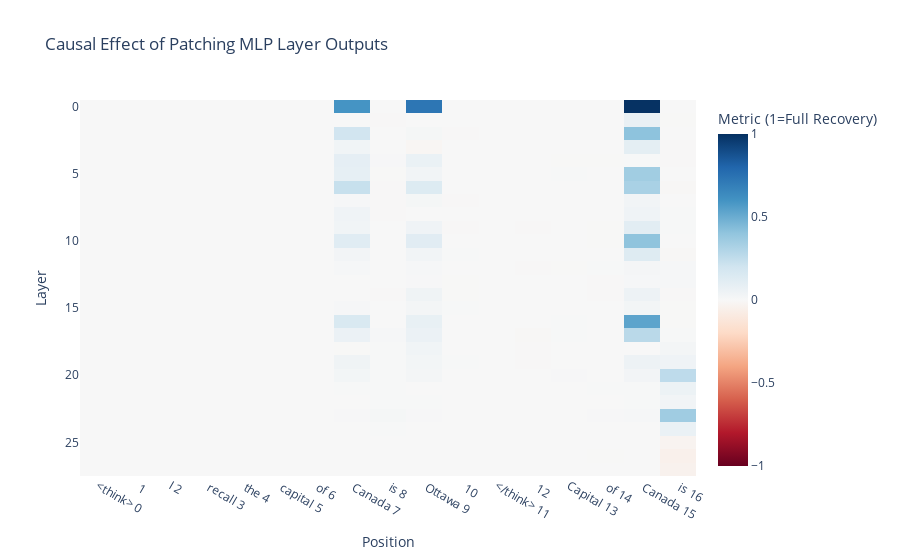

Source (notebook cell):
### Code cell
str_tokens = model.to_str_tokens(clean_tokens)
plot_labels = [f"{tok} {i}" for i, tok in enumerate(str_tokens)]

px.imshow(
    utils.to_numpy(patching_results_by_mlp.to(torch.float32)), # Cast for numpy/plotly
    title="Causal Effect of Patching MLP Layer Outputs",
    labels={"x": "Position", "y": "Layer", "color": "Metric (1=Full Recovery)"},
    x=plot_labels,
    color_continuous_scale="RdBu",
    color_continuous_midpoint=0.0,
    zmin=-1, zmax=1
).show()

### Figure 1 — Plotly figure (JSON) as saved in the notebook; plotly's stock layout.template omitted (floating-point values rounded to 4 significant figures; data arrays with more than 128 entries replaced by an {"elided": "..."} marker saying what was removed)
{"data": [{"coloraxis": "coloraxis", "hovertemplate": "Position: %{x}<br>Layer: %{y}<br>Metric (1=Full Recovery): %{z}<extra></extra>", "name": "0", "type": "heatmap", "x": ["<think> 0", "\n 1", "I 2", " recall 3", " the 4", " capital 5", " of 6", " Canada 7", " is 8", " Ottawa 9", "\n 10", "</think> 11", "\n 12", "Capital 13", " of 14", " Canada 15", " is 16"], "xaxis": "x", "yaxis": "y", "z": {"elided": "28x17 float values"}}], "layout": {"coloraxis": {"cmax": 1, "cmid": 0, "cmin": -1, "colorbar": {"title": {"text": "Metric (1=Full Recovery)"}}, "colorscale": [[0, "rgb(103,0,31)"], [0.1, "rgb(178,24,43)"], [0.2, "rgb(214,96,77)"], [0.3, "rgb(244,165,130)"], [0.4, "rgb(253,219,199)"], [0.5, "rgb(247,247,247)"], [0.6, "rgb(209,229,240)"], [0.7, "rgb(146,197,222)"], [0.8, "rgb(67,147,195)"], [0.9, "rgb(33,102,172)"], [1, "rgb(5,48,97)"]]}, "title": {"text": "Causal Effect of Patching MLP Layer Outputs"}, "xaxis": {"anchor": "y", "constrain": "domain", "domain": [0, 1], "scaleanchor": "y", "title": {"text": "Position"}}, "yaxis": {"anchor": "x", "autorange": "reversed", "constrain": "domain", "domain": [0, 1], "title": {"text": "Layer"}}}}
